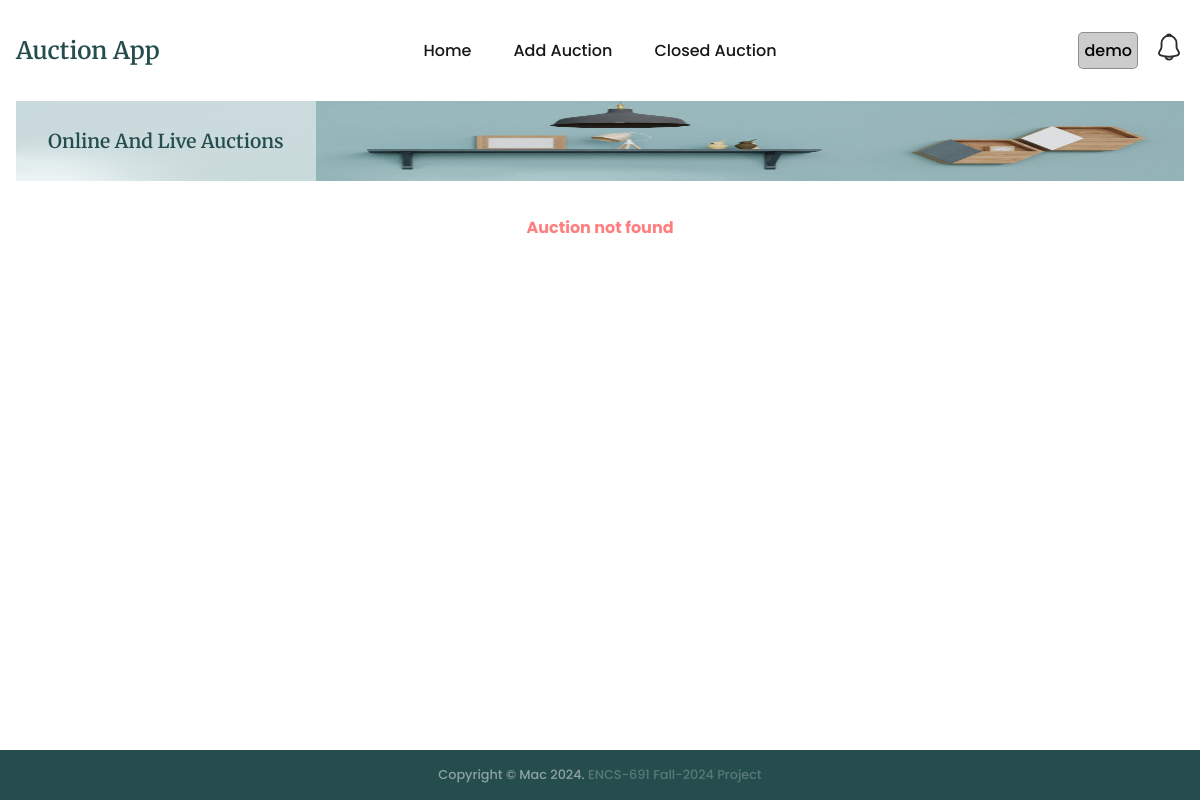
Before: /auction/2/item/add (signed in) with the older database file.
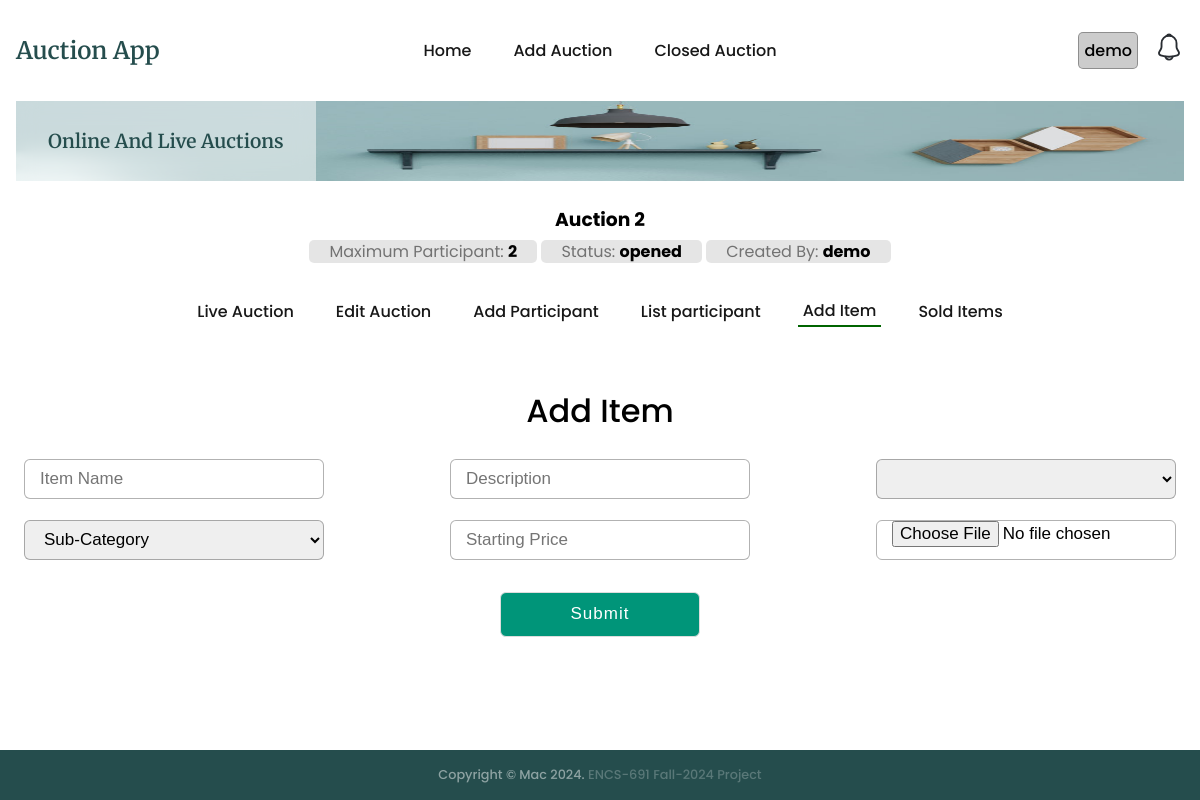
After: the same page with the newer database file.
### auctions/models.py (models this page shows, shortened)
class Auction(models.Model):
    name = models.CharField(max_length=200)
    description = models.CharField(max_length=200)
    status = models.CharField(max_length=200, default='opened')
    auction1 = models.CharField(max_length=200, default='0')
    maxparticipant = models.CharField(max_length=200, default='0')
    username = models.CharField(max_length=200, default='-')
    createdat = models.DateTimeField(default=timezone.now)

### auctions/views.py (the view)
# urls.py: path('auction/<int:id>/item/add', views.addItem, name='addItem'),
@login_required
def addItem(req, id):
    if req.method == 'POST':
        return addNewItem(req, id)
    auction = getRecordByPk(Auction, id)
    return render(req, 'auctions/addItem.html', context={'auction':auction})

### auctions/utils.py (called while the page is built)
def getRecordByPk(model, id):
    try:
        record = model.objects.get(pk=id)
    except (KeyError, model.DoesNotExist):
        logging.error('getRecordByPk: model does not exist')
        return None
    else:
        return record

### templates/auctions/addItem.html (shortened to what this page needs)
{% extends "auctions/auctionBase.html" %}
{% block auction_content %}
<div class="addContact container_main">
  <div class="registration form">
    <header>Add Item</header>
    <form action="{% url 'auctions:addItem' auction.id %}" method="post" enctype="multipart/form-data">
      <div class="form-flex">
        <input type="text" required name="name" placeholder="Item Name">
        <input type="text" required name="description" placeholder="Description">
        <select name="categoryid" id="category" hx-get="{% url 'auctions:getSelect' %}?target=subcategory"
          hx-target="#subcategory">
        </select>
        <select name="subcategoryid" id="subcategory">
          <option value="">Sub-Category</option>
        </select>
        <input type="number" required name="minimumbid" placeholder="Starting Price">
        <input type="file" required name="image" placeholder="Upload Image">
      </div>
      <button type="submit" class="button">Submit</button>
    </form>
  </div>
</div>
{% endblock %}

### templates/auctions/auctionBase.html
{% extends "base.html" %}
{% block content %}
<section class="section__container product__container" id="product">
    {% if auction %}
    <div class="auctionbase__header">
        <a href="{% url 'auctions:auctionIndex' auction.id %}">
            <h3>{{auction.name}}</h3>
            <span>Maximum Participant: <strong>{{auction.maxparticipant}}</strong></span>
            <span>Status: <strong>{{auction.status}}</strong></span>
            <span>Created By: <strong>{{auction.username}}</strong></span>
        </a>
    </div>
    <nav>
        <ul class="nav__links auction__nav__links" id="nav-links">
                {% with current_url=request.get_full_path %}
                    {% url 'auctions:auctionIndex' auction.id as url %}
                    <li class="{% if current_url == url %} active-menu {%endif%}">
                        <a href="{{ url }}">Live Auction</a>
                    </li>
                    {% url 'auctions:editAuction' auction.id as url %}
                    <li class="{% if current_url == url %} active-menu {%endif%}">
                        <a href="{{ url }}">Edit Auction</a>
                    </li>
                    {% url 'auctions:addParticipant' auction.id as url %}
                    <li class="{% if current_url == url %} active-menu {%endif%}">
                        <a href="{{ url }}">Add Participant</a>
                    </li>
                    {% url 'auctions:listParticipant' auction.id as url %}
                    <li class="{% if current_url == url %} active-menu {%endif%}">
                        <a href="{{ url }}">List participant</a>
                    </li>
                    {% url 'auctions:addItem' auction.id as url%}
                    <li class="{% if current_url == url %} active-menu {%endif%}">
                        <a href="{{ url }}">Add Item</a>
                    </li>
                    {% url 'auctions:getSoldItems' auction.id as url %}
                    <li class="{% if current_url == url %} active-menu {%endif%}">
                        <a href="{{ url }}">Sold Items</a>
                    </li>
                {% endwith %}
        </ul>
    </nav>
    {% include "auctions/message.html" %}
    {% block auction_content %}{% endblock %}
    {% else %}
        <div class="auction-notice">Auction not found</div>
    {% endif %}
</section>
{% endblock %}

Changed rows visible on the page:
added Auction: name "Auction 2", maxparticipant "2", status "opened", username "demo"
Other visible differences:
form field subcategoryid: (not shown) → "Sub-Category"
text no longer shown: "Auction not found"
text now shown: "Maximum Participant: Status: Created By: Live Auction Edit Auction Add Participant List participant Add Item Sold Items Add Item Submit"
